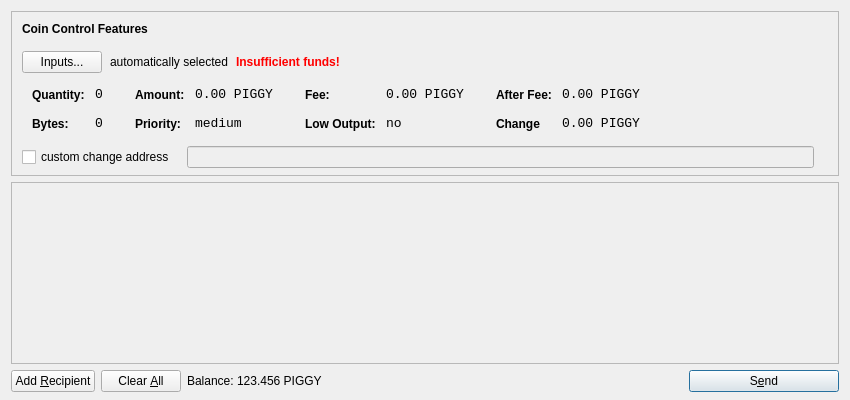
<?xml version="1.0" encoding="UTF-8"?>
<ui version="4.0">
 <class>SendCoinsDialog</class>
 <widget class="QDialog" name="SendCoinsDialog">
  <property name="geometry">
   <rect>
    <x>0</x>
    <y>0</y>
    <width>850</width>
    <height>400</height>
   </rect>
  </property>
  <property name="windowTitle">
   <string>Send Coins</string>
  </property>
  <layout class="QVBoxLayout" name="verticalLayout" stretch="0,1,0">
   <property name="bottomMargin">
    <number>8</number>
   </property>
   <item>
    <widget class="QFrame" name="frameCoinControl">
     <property name="sizePolicy">
      <sizepolicy hsizetype="Expanding" vsizetype="Expanding">
       <horstretch>0</horstretch>
       <verstretch>0</verstretch>
      </sizepolicy>
     </property>
     <property name="maximumSize">
      <size>
       <width>16777215</width>
       <height>16777215</height>
      </size>
     </property>
     <property name="frameShape">
      <enum>QFrame::StyledPanel</enum>
     </property>
     <property name="frameShadow">
      <enum>QFrame::Sunken</enum>
     </property>
     <layout class="QVBoxLayout" name="verticalLayoutCoinControl2">
      <property name="spacing">
       <number>6</number>
      </property>
      <property name="leftMargin">
       <number>0</number>
      </property>
      <property name="topMargin">
       <number>0</number>
      </property>
      <property name="rightMargin">
       <number>0</number>
      </property>
      <property name="bottomMargin">
       <number>6</number>
      </property>
      <item>
       <layout class="QVBoxLayout" name="verticalLayoutCoinControl" stretch="0,0,0,0,1">
        <property name="spacing">
         <number>0</number>
        </property>
        <property name="leftMargin">
         <number>10</number>
        </property>
        <property name="topMargin">
         <number>10</number>
        </property>
        <item>
         <layout class="QHBoxLayout" name="horizontalLayoutCoinControl1">
          <property name="bottomMargin">
           <number>15</number>
          </property>
          <item>
           <widget class="QLabel" name="labelCoinControlFeatures">
            <property name="sizePolicy">
             <sizepolicy hsizetype="Preferred" vsizetype="Maximum">
              <horstretch>0</horstretch>
              <verstretch>0</verstretch>
             </sizepolicy>
            </property>
            <property name="font">
             <font>
              <weight>75</weight>
              <bold>true</bold>
             </font>
            </property>
            <property name="styleSheet">
             <string notr="true">font-weight:bold;</string>
            </property>
            <property name="text">
             <string>Coin Control Features</string>
            </property>
           </widget>
          </item>
         </layout>
        </item>
        <item>
         <layout class="QHBoxLayout" name="horizontalLayoutCoinControl2" stretch="0,0,0,0">
          <property name="spacing">
           <number>8</number>
          </property>
          <property name="bottomMargin">
           <number>10</number>
          </property>
          <item>
           <widget class="QPushButton" name="pushButtonCoinControl">
            <property name="styleSheet">
             <string notr="true"/>
            </property>
            <property name="text">
             <string>Inputs...</string>
            </property>
           </widget>
          </item>
          <item>
           <widget class="QLabel" name="labelCoinControlAutomaticallySelected">
            <property name="text">
             <string>automatically selected</string>
            </property>
            <property name="margin">
             <number>5</number>
            </property>
           </widget>
          </item>
          <item>
           <widget class="QLabel" name="labelCoinControlInsuffFunds">
            <property name="font">
             <font>
              <weight>75</weight>
              <bold>true</bold>
             </font>
            </property>
            <property name="styleSheet">
             <string notr="true">color:red;font-weight:bold;</string>
            </property>
            <property name="text">
             <string>Insufficient funds!</string>
            </property>
            <property name="margin">
             <number>5</number>
            </property>
           </widget>
          </item>
          <item>
           <spacer name="horizontalSpacerCoinControl">
            <property name="orientation">
             <enum>Qt::Horizontal</enum>
            </property>
            <property name="sizeHint" stdset="0">
             <size>
              <width>40</width>
              <height>1</height>
             </size>
            </property>
           </spacer>
          </item>
         </layout>
        </item>
        <item>
         <widget class="QWidget" name="widgetCoinControl" native="true">
          <property name="sizePolicy">
           <sizepolicy hsizetype="Preferred" vsizetype="Preferred">
            <horstretch>0</horstretch>
            <verstretch>0</verstretch>
           </sizepolicy>
          </property>
          <property name="minimumSize">
           <size>
            <width>0</width>
            <height>0</height>
           </size>
          </property>
          <property name="styleSheet">
           <string notr="true"/>
          </property>
          <layout class="QHBoxLayout" name="horizontalLayoutCoinControl5">
           <property name="leftMargin">
            <number>0</number>
           </property>
           <property name="topMargin">
            <number>0</number>
           </property>
           <property name="rightMargin">
            <number>0</number>
           </property>
           <property name="bottomMargin">
            <number>0</number>
           </property>
           <item>
            <layout class="QHBoxLayout" name="horizontalLayoutCoinControl3" stretch="0,0,0,1">
             <property name="spacing">
              <number>20</number>
             </property>
             <property name="topMargin">
              <number>0</number>
             </property>
             <property name="bottomMargin">
              <number>10</number>
             </property>
             <item>
              <layout class="QFormLayout" name="formLayoutCoinControl1">
               <property name="horizontalSpacing">
                <number>10</number>
               </property>
               <property name="verticalSpacing">
                <number>14</number>
               </property>
               <property name="leftMargin">
                <number>10</number>
               </property>
               <property name="topMargin">
                <number>4</number>
               </property>
               <property name="rightMargin">
                <number>6</number>
               </property>
               <item row="0" column="0">
                <widget class="QLabel" name="labelCoinControlQuantityText">
                 <property name="styleSheet">
                  <string notr="true">font-weight:bold;</string>
                 </property>
                 <property name="text">
                  <string>Quantity:</string>
                 </property>
                 <property name="margin">
                  <number>0</number>
                 </property>
                </widget>
               </item>
               <item row="0" column="1">
                <widget class="QLabel" name="labelCoinControlQuantity">
                 <property name="font">
                  <font>
                   <family>Monospace</family>
                   <pointsize>10</pointsize>
                  </font>
                 </property>
                 <property name="cursor">
                  <cursorShape>IBeamCursor</cursorShape>
                 </property>
                 <property name="contextMenuPolicy">
                  <enum>Qt::ActionsContextMenu</enum>
                 </property>
                 <property name="text">
                  <string>0</string>
                 </property>
                 <property name="margin">
                  <number>0</number>
                 </property>
                 <property name="textInteractionFlags">
                  <set>Qt::LinksAccessibleByMouse|Qt::TextSelectableByKeyboard|Qt::TextSelectableByMouse</set>
                 </property>
                </widget>
               </item>
               <item row="1" column="0">
                <widget class="QLabel" name="labelCoinControlBytesText">
                 <property name="styleSheet">
                  <string notr="true">font-weight:bold;</string>
                 </property>
                 <property name="text">
                  <string>Bytes:</string>
                 </property>
                </widget>
               </item>
               <item row="1" column="1">
                <widget class="QLabel" name="labelCoinControlBytes">
                 <property name="font">
                  <font>
                   <family>Monospace</family>
                   <pointsize>10</pointsize>
                  </font>
                 </property>
                 <property name="cursor">
                  <cursorShape>IBeamCursor</cursorShape>
                 </property>
                 <property name="contextMenuPolicy">
                  <enum>Qt::ActionsContextMenu</enum>
                 </property>
                 <property name="text">
                  <string>0</string>
                 </property>
                 <property name="textInteractionFlags">
                  <set>Qt::LinksAccessibleByMouse|Qt::TextSelectableByKeyboard|Qt::TextSelectableByMouse</set>
                 </property>
                </widget>
               </item>
              </layout>
             </item>
             <item>
              <layout class="QFormLayout" name="formLayoutCoinControl2">
               <property name="horizontalSpacing">
                <number>10</number>
               </property>
               <property name="verticalSpacing">
                <number>14</number>
               </property>
               <property name="leftMargin">
                <number>6</number>
               </property>
               <property name="topMargin">
                <number>4</number>
               </property>
               <property name="rightMargin">
                <number>6</number>
               </property>
               <item row="0" column="0">
                <widget class="QLabel" name="labelCoinControlAmountText">
                 <property name="styleSheet">
                  <string notr="true">font-weight:bold;</string>
                 </property>
                 <property name="text">
                  <string>Amount:</string>
                 </property>
                 <property name="margin">
                  <number>0</number>
                 </property>
                </widget>
               </item>
               <item row="0" column="1">
                <widget class="QLabel" name="labelCoinControlAmount">
                 <property name="font">
                  <font>
                   <family>Monospace</family>
                   <pointsize>10</pointsize>
                  </font>
                 </property>
                 <property name="cursor">
                  <cursorShape>IBeamCursor</cursorShape>
                 </property>
                 <property name="contextMenuPolicy">
                  <enum>Qt::ActionsContextMenu</enum>
                 </property>
                 <property name="text">
                  <string>0.00 PIGGY</string>
                 </property>
                 <property name="textInteractionFlags">
                  <set>Qt::LinksAccessibleByMouse|Qt::TextSelectableByKeyboard|Qt::TextSelectableByMouse</set>
                 </property>
                </widget>
               </item>
               <item row="1" column="0">
                <widget class="QLabel" name="labelCoinControlPriorityText">
                 <property name="styleSheet">
                  <string notr="true">font-weight:bold;</string>
                 </property>
                 <property name="text">
                  <string>Priority:</string>
                 </property>
                </widget>
               </item>
               <item row="1" column="1">
                <widget class="QLabel" name="labelCoinControlPriority">
                 <property name="font">
                  <font>
                   <family>Monospace</family>
                   <pointsize>10</pointsize>
                  </font>
                 </property>
                 <property name="cursor">
                  <cursorShape>IBeamCursor</cursorShape>
                 </property>
                 <property name="contextMenuPolicy">
                  <enum>Qt::ActionsContextMenu</enum>
                 </property>
                 <property name="text">
                  <string>medium</string>
                 </property>
                 <property name="textInteractionFlags">
                  <set>Qt::LinksAccessibleByMouse|Qt::TextSelectableByKeyboard|Qt::TextSelectableByMouse</set>
                 </property>
                </widget>
               </item>
              </layout>
             </item>
             <item>
              <layout class="QFormLayout" name="formLayoutCoinControl3">
               <property name="horizontalSpacing">
                <number>10</number>
               </property>
               <property name="verticalSpacing">
                <number>14</number>
               </property>
               <property name="leftMargin">
                <number>6</number>
               </property>
               <property name="topMargin">
                <number>4</number>
               </property>
               <property name="rightMargin">
                <number>6</number>
               </property>
               <item row="0" column="0">
                <widget class="QLabel" name="labelCoinControlFeeText">
                 <property name="styleSheet">
                  <string notr="true">font-weight:bold;</string>
                 </property>
                 <property name="text">
                  <string>Fee:</string>
                 </property>
                 <property name="margin">
                  <number>0</number>
                 </property>
                </widget>
               </item>
               <item row="0" column="1">
                <widget class="QLabel" name="labelCoinControlFee">
                 <property name="font">
                  <font>
                   <family>Monospace</family>
                   <pointsize>10</pointsize>
                  </font>
                 </property>
                 <property name="cursor">
                  <cursorShape>IBeamCursor</cursorShape>
                 </property>
                 <property name="contextMenuPolicy">
                  <enum>Qt::ActionsContextMenu</enum>
                 </property>
                 <property name="text">
                  <string>0.00 PIGGY</string>
                 </property>
                 <property name="textInteractionFlags">
                  <set>Qt::LinksAccessibleByMouse|Qt::TextSelectableByKeyboard|Qt::TextSelectableByMouse</set>
                 </property>
                </widget>
               </item>
               <item row="1" column="0">
                <widget class="QLabel" name="labelCoinControlLowOutputText">
                 <property name="styleSheet">
                  <string notr="true">font-weight:bold;</string>
                 </property>
                 <property name="text">
                  <string>Low Output:</string>
                 </property>
                </widget>
               </item>
               <item row="1" column="1">
                <widget class="QLabel" name="labelCoinControlLowOutput">
                 <property name="font">
                  <font>
                   <family>Monospace</family>
                   <pointsize>10</pointsize>
                  </font>
                 </property>
                 <property name="cursor">
                  <cursorShape>IBeamCursor</cursorShape>
                 </property>
                 <property name="contextMenuPolicy">
                  <enum>Qt::ActionsContextMenu</enum>
                 </property>
                 <property name="text">
                  <string>no</string>
                 </property>
                 <property name="textInteractionFlags">
                  <set>Qt::LinksAccessibleByMouse|Qt::TextSelectableByKeyboard|Qt::TextSelectableByMouse</set>
                 </property>
                </widget>
               </item>
              </layout>
             </item>
             <item>
              <layout class="QFormLayout" name="formLayoutCoinControl4">
               <property name="horizontalSpacing">
                <number>10</number>
               </property>
               <property name="verticalSpacing">
                <number>14</number>
               </property>
               <property name="leftMargin">
                <number>6</number>
               </property>
               <property name="topMargin">
                <number>4</number>
               </property>
               <property name="rightMargin">
                <number>6</number>
               </property>
               <item row="0" column="0">
                <widget class="QLabel" name="labelCoinControlAfterFeeText">
                 <property name="styleSheet">
                  <string notr="true">font-weight:bold;</string>
                 </property>
                 <property name="text">
                  <string>After Fee:</string>
                 </property>
                 <property name="margin">
                  <number>0</number>
                 </property>
                </widget>
               </item>
               <item row="0" column="1">
                <widget class="QLabel" name="labelCoinControlAfterFee">
                 <property name="font">
                  <font>
                   <family>Monospace</family>
                   <pointsize>10</pointsize>
                  </font>
                 </property>
                 <property name="cursor">
                  <cursorShape>IBeamCursor</cursorShape>
                 </property>
                 <property name="contextMenuPolicy">
                  <enum>Qt::ActionsContextMenu</enum>
                 </property>
                 <property name="text">
                  <string>0.00 PIGGY</string>
                 </property>
                 <property name="textInteractionFlags">
                  <set>Qt::LinksAccessibleByMouse|Qt::TextSelectableByKeyboard|Qt::TextSelectableByMouse</set>
                 </property>
                </widget>
               </item>
               <item row="1" column="0">
                <widget class="QLabel" name="labelCoinControlChangeText">
                 <property name="styleSheet">
                  <string notr="true">font-weight:bold;</string>
                 </property>
                 <property name="text">
                  <string>Change</string>
                 </property>
                </widget>
               </item>
               <item row="1" column="1">
                <widget class="QLabel" name="labelCoinControlChange">
                 <property name="font">
                  <font>
                   <family>Monospace</family>
                   <pointsize>10</pointsize>
                  </font>
                 </property>
                 <property name="cursor">
                  <cursorShape>IBeamCursor</cursorShape>
                 </property>
                 <property name="contextMenuPolicy">
                  <enum>Qt::ActionsContextMenu</enum>
                 </property>
                 <property name="text">
                  <string>0.00 PIGGY</string>
                 </property>
                 <property name="textInteractionFlags">
                  <set>Qt::LinksAccessibleByMouse|Qt::TextSelectableByKeyboard|Qt::TextSelectableByMouse</set>
                 </property>
                </widget>
               </item>
              </layout>
             </item>
            </layout>
           </item>
          </layout>
         </widget>
        </item>
        <item>
         <layout class="QHBoxLayout" name="horizontalLayoutCoinControl4" stretch="0,0,0">
          <property name="spacing">
           <number>12</number>
          </property>
          <property name="sizeConstraint">
           <enum>QLayout::SetDefaultConstraint</enum>
          </property>
          <property name="topMargin">
           <number>5</number>
          </property>
          <property name="rightMargin">
           <number>5</number>
          </property>
          <item>
           <widget class="QCheckBox" name="checkBoxCoinControlChange">
            <property name="text">
             <string>custom change address</string>
            </property>
           </widget>
          </item>
          <item>
           <widget class="QLineEdit" name="lineEditCoinControlChange">
            <property name="enabled">
             <bool>false</bool>
            </property>
            <property name="sizePolicy">
             <sizepolicy hsizetype="Expanding" vsizetype="Fixed">
              <horstretch>0</horstretch>
              <verstretch>0</verstretch>
             </sizepolicy>
            </property>
           </widget>
          </item>
          <item>
           <widget class="QLabel" name="labelCoinControlChangeLabel">
            <property name="sizePolicy">
             <sizepolicy hsizetype="Preferred" vsizetype="Expanding">
              <horstretch>0</horstretch>
              <verstretch>0</verstretch>
             </sizepolicy>
            </property>
            <property name="minimumSize">
             <size>
              <width>0</width>
              <height>0</height>
             </size>
            </property>
            <property name="text">
             <string/>
            </property>
            <property name="margin">
             <number>3</number>
            </property>
           </widget>
          </item>
         </layout>
        </item>
        <item>
         <spacer name="verticalSpacerCoinControl">
          <property name="orientation">
           <enum>Qt::Vertical</enum>
          </property>
          <property name="sizeHint" stdset="0">
           <size>
            <width>800</width>
            <height>1</height>
           </size>
          </property>
         </spacer>
        </item>
       </layout>
      </item>
     </layout>
    </widget>
   </item>
   <item>
    <widget class="QScrollArea" name="scrollArea">
     <property name="widgetResizable">
      <bool>true</bool>
     </property>
     <widget class="QWidget" name="scrollAreaWidgetContents">
      <property name="geometry">
       <rect>
        <x>0</x>
        <y>0</y>
        <width>830</width>
        <height>172</height>
       </rect>
      </property>
      <layout class="QVBoxLayout" name="verticalLayout_2">
       <property name="leftMargin">
        <number>0</number>
       </property>
       <property name="topMargin">
        <number>0</number>
       </property>
       <property name="rightMargin">
        <number>0</number>
       </property>
       <property name="bottomMargin">
        <number>0</number>
       </property>
       <item>
        <layout class="QVBoxLayout" name="entries">
         <property name="spacing">
          <number>6</number>
         </property>
        </layout>
       </item>
       <item>
        <spacer name="verticalSpacer">
         <property name="orientation">
          <enum>Qt::Vertical</enum>
         </property>
         <property name="sizeHint" stdset="0">
          <size>
           <width>20</width>
           <height>40</height>
          </size>
         </property>
        </spacer>
       </item>
      </layout>
     </widget>
    </widget>
   </item>
   <item>
    <layout class="QHBoxLayout" name="horizontalLayout">
     <item>
      <widget class="QPushButton" name="addButton">
       <property name="toolTip">
        <string>Send to multiple recipients at once</string>
       </property>
       <property name="text">
        <string>Add &amp;Recipient</string>
       </property>
       <property name="icon">
        <iconset resource="../bitcoin.qrc">
         <normaloff>:/icons/add</normaloff>:/icons/add</iconset>
       </property>
       <property name="autoDefault">
        <bool>false</bool>
       </property>
      </widget>
     </item>
     <item>
      <widget class="QPushButton" name="clearButton">
       <property name="sizePolicy">
        <sizepolicy hsizetype="Minimum" vsizetype="Fixed">
         <horstretch>0</horstretch>
         <verstretch>0</verstretch>
        </sizepolicy>
       </property>
       <property name="toolTip">
        <string>Remove all transaction fields</string>
       </property>
       <property name="text">
        <string>Clear &amp;All</string>
       </property>
       <property name="icon">
        <iconset resource="../bitcoin.qrc">
         <normaloff>:/icons/remove</normaloff>:/icons/remove</iconset>
       </property>
       <property name="autoRepeatDelay">
        <number>300</number>
       </property>
       <property name="autoDefault">
        <bool>false</bool>
       </property>
      </widget>
     </item>
     <item>
      <layout class="QHBoxLayout" name="horizontalLayout_2">
       <property name="spacing">
        <number>3</number>
       </property>
       <item>
        <widget class="QLabel" name="label">
         <property name="sizePolicy">
          <sizepolicy hsizetype="Preferred" vsizetype="Fixed">
           <horstretch>0</horstretch>
           <verstretch>0</verstretch>
          </sizepolicy>
         </property>
         <property name="text">
          <string>Balance:</string>
         </property>
        </widget>
       </item>
       <item>
        <widget class="QLabel" name="labelBalance">
         <property name="sizePolicy">
          <sizepolicy hsizetype="Preferred" vsizetype="Fixed">
           <horstretch>0</horstretch>
           <verstretch>0</verstretch>
          </sizepolicy>
         </property>
         <property name="cursor">
          <cursorShape>IBeamCursor</cursorShape>
         </property>
         <property name="text">
          <string>123.456 PIGGY</string>
         </property>
         <property name="textInteractionFlags">
          <set>Qt::LinksAccessibleByMouse|Qt::TextSelectableByKeyboard|Qt::TextSelectableByMouse</set>
         </property>
        </widget>
       </item>
      </layout>
     </item>
     <item>
      <spacer name="horizontalSpacer">
       <property name="orientation">
        <enum>Qt::Horizontal</enum>
       </property>
       <property name="sizeHint" stdset="0">
        <size>
         <width>40</width>
         <height>20</height>
        </size>
       </property>
      </spacer>
     </item>
     <item>
      <widget class="QPushButton" name="sendButton">
       <property name="minimumSize">
        <size>
         <width>150</width>
         <height>0</height>
        </size>
       </property>
       <property name="toolTip">
        <string>Confirm the send action</string>
       </property>
       <property name="text">
        <string>S&amp;end</string>
       </property>
       <property name="icon">
        <iconset resource="../bitcoin.qrc">
         <normaloff>:/icons/send</normaloff>:/icons/send</iconset>
       </property>
       <property name="default">
        <bool>true</bool>
       </property>
      </widget>
     </item>
    </layout>
   </item>
  </layout>
 </widget>
 <resources>
  <include location="../bitcoin.qrc"/>
 </resources>
 <connections/>
</ui>
